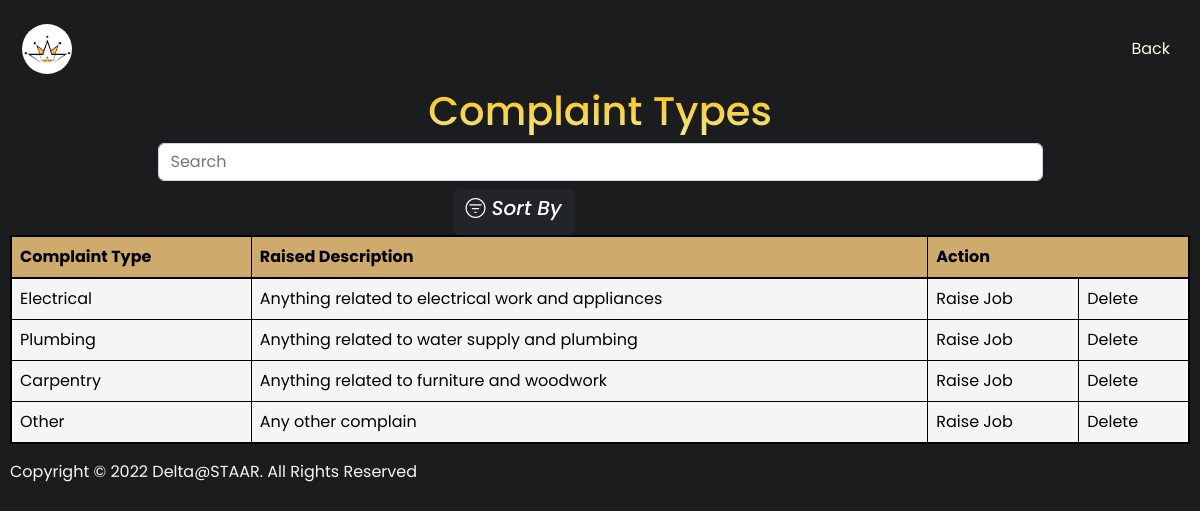
Page /views/config/complaint_type_table.php (signed in) on the committed database.
### tables this page shows
CREATE TABLE `complaint_type` (
  `id` int(11) NOT NULL,
  `type` varchar(20) DEFAULT NULL,
  `description` varchar(50) DEFAULT NULL
);

### views/config/complaint_type_table.php (the view, shortened to what this page needs)
<?php
require '../../controllers/complaint_type_controller.php';
?>
<!DOCTYPE html>
<html lang="en">
<head>
    <link href="https://cdn.jsdelivr.net/npm/bootstrap@5.2.3/dist/css/bootstrap.min.css" rel="stylesheet">
    <link rel="stylesheet" href="https://cdn.jsdelivr.net/npm/bootstrap-icons@1.10.2/font/bootstrap-icons.css">
    <link rel="stylesheet" href="https://unpkg.com/tachyons@4.12.0/css/tachyons.min.css"/>
    <link rel="stylesheet" href="../../css/table.css">
</head>
<body class="bg">
<nav class="navbar navbar-expand-lg navbar-dark f3 lh-copy fw5">
        <div class="container-fluid">
            <a class="navbar-brand" href="#">
                <img src="../../images/logo-no-name.png" height="50px" alt="Deltin Logo" class="d-inline-block align-text-top"
                    style="border-radius: 50px;">
            </a>
            <ul class="navbar-nav justify-content-end">
                <li class="nav-item">
                    <a class="nav-link active" id="adminlogin" onmouseover="this.style.cursor='pointer'" onclick = "history.back()" >Back</a>
                </li>
            </ul>
        </div>
    </nav>
    <div class="table-header">
        <h1 class="tc f1 lh-title spr">Complaint Types</h1>
        <div class="fl w-75 form-outline srch">
            <input type="search" id="form1" class="form-control" placeholder="Search" aria-label="Search"
                oninput="search()" />
        </div>
        <div class="fl w-25 tr">
            <button class="btn btn-dark">
                <h5><i class="bi bi-filter-circle"> Sort By</i></h5>
            </button>
        </div>
    </div>
    <div class="table-div">
        <?php $results = mysqli_query($conn, "SELECT * FROM complaint_type"); ?>
        <div class="pa1 table-responsive">
            <table class="table table-bordered tc">
                <thead>
                <tr>
                    <th>Complaint Type</th>
                    <th>Raised Description</th>
                    <th colspan="2">Action</th>
                </tr>
                </thead>
                <tbody>
                    <?php while ($row = mysqli_fetch_array($results)) { ?>
                    <tr>
                        <td>
                            <?php echo $row['type']; ?>
                        </td>
                        <td>
                            <?php echo $row['description']; ?>
                        </td>
                        <td>
                            <a href="complaint_type.php?edit=<?php echo '%27' ?><?php echo $row['id']; ?><?php echo '%27' ?>"
                                class="edit_btn">Raise Job</a>
                        </td>
                        <td>
                            <a href="../../controllers/complaint_type_controller.php?del=<?php echo '%27' ?><?php echo $row['id']; ?><?php echo '%27' ?>"
                                class="del_btn">Delete</a>
                        </td>
                    </tr>
                    <?php } ?>
                </tbody>
            </table>
        </div>
    </div>
    <footer class="tc f3 lh-copy mt4">Copyright &copy; 2022 Delta@STAAR. All Rights Reserved</footer>
</body>
</html>

### css/table.css (style rules this page uses)
body { padding: 10px; font-family: 'Bungee Spice', cursive; font-family: 'Poppins', sans-serif; background-color: #1b1c1e; }
.active { background: -webkit-linear-gradient(#f5f5c4, #fdfff9); -webkit-background-clip: text; -webkit-text-fill-color: transparent; }
.spr { background: -webkit-linear-gradient(#FEBE10, #F0E68C); -webkit-background-clip: text; -webkit-text-fill-color: transparent; }
.table-header { align-items: center; justify-items: center; align-content: center; justify-content: center; }
thead { color: black; background-color: #ceaa6d; border: 2px solid black; }
tbody { color: black; background-color: whitesmoke; border: 2px solid black; }
a { text-decoration: none; color: black; }
footer { color: whitesmoke; }

### rows in the picture
complaint_type: type "Electrical", description "Anything related to electrical work and appliances"
complaint_type: type "Plumbing", description "Anything related to water supply and plumbing"
complaint_type: type "Carpentry", description "Anything related to furniture and woodwork"
complaint_type: type "Other", description "Any other complain"
